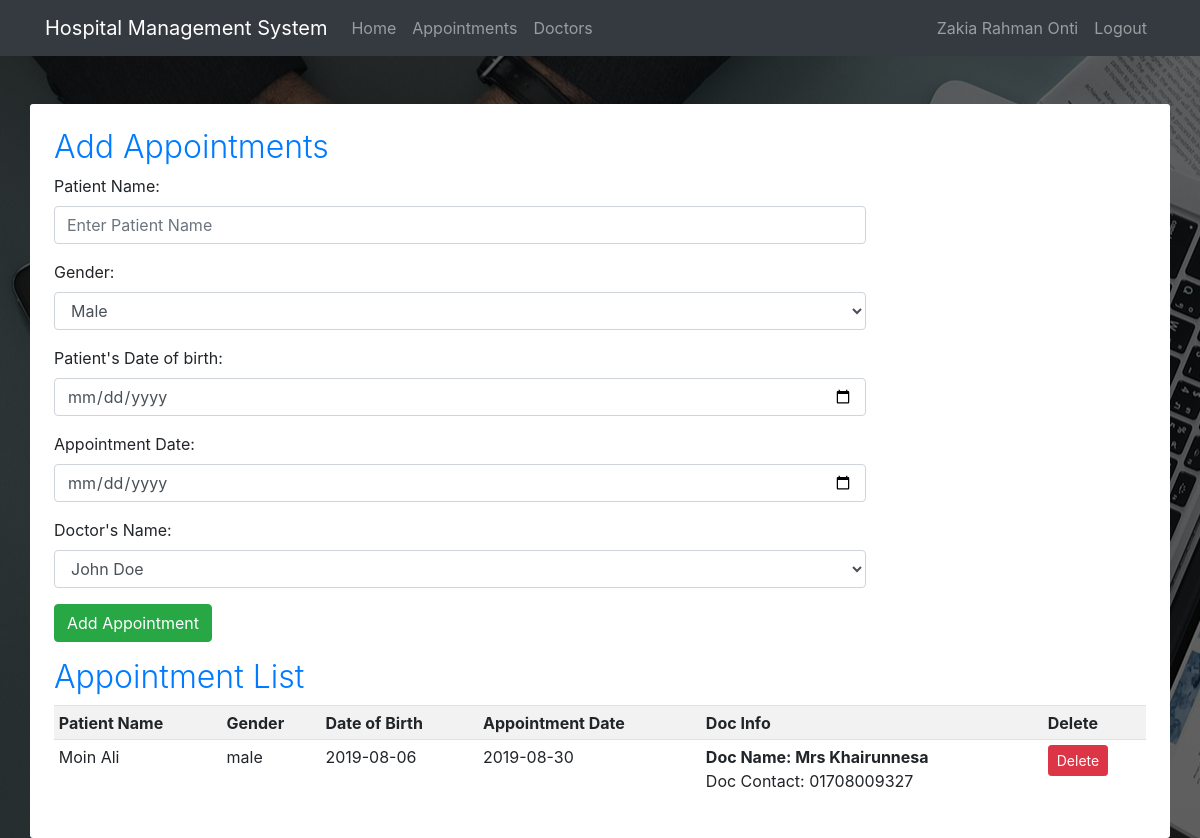
Page /appointments.php (signed in) on the committed database.
### tables this page shows
CREATE TABLE IF NOT EXISTS `appointments` (
  `id` int(20) NOT NULL AUTO_INCREMENT,
  `pat_name` varchar(190) NOT NULL,
  `gender` varchar(10) NOT NULL,
  `pat_dob` date NOT NULL,
  `app_date` date NOT NULL,
  `doc_id` int(20) NOT NULL,
  PRIMARY KEY (`id`)
);

CREATE TABLE IF NOT EXISTS `doctors` (
  `id` int(6) NOT NULL AUTO_INCREMENT,
  `name` varchar(100) NOT NULL,
  `speciality` varchar(199) NOT NULL,
  `phone` varchar(15) NOT NULL,
  `address` text NOT NULL,
  PRIMARY KEY (`id`)
);

### appointments.php (the view, shortened to what this page needs)
<?php require_once('include/db.php') ;?>
<?php require_once('include/header.php') ;?>
<?php
$docQuery = 'SELECT * FROM doctors';
$docLists = $mysqli->query($docQuery);
?>
<div class="container mt-5  bg-white p-4" style="border-radius:3px;">
    <div class="row">
    <div class="col-lg-9">
            <h2 class="font-weight-light text-primary">Add Appointments</h2>
            <form action="<?php $_SERVER['PHP_SELF']; ?>" method="post">
                <div class="form-group">
                    <label for="">Patient Name:</label>
                    <input type="text" class="form-control" placeholder="Enter Patient Name" name="pat_name" required>
                </div>
                <div class="form-group">
                    <label for="">Gender:</label>
                    <select name="gender" id="" class="form-control">
                        <option value="male">Male</option>
                    </select>
                </div>
                <div class="form-group">
                    <label for="">Patient's Date of birth:</label>
                    <input type="date" class="form-control" placeholder="Date of Birth" name="pat_dob" required>
                </div>
                <div class="form-group">
                    <label for="">Appointment Date:</label>
                    <input type="date" class="form-control" placeholder="Appointment Date" name="app_date" required>
                </div>
                <div class="form-group">
                    <label for="">Doctor's Name:</label>
                    <select name="doc_id" id="" class="form-control">
                    <?php  if($docLists->num_rows > 0) :  $docRows = $docLists->fetch_all(MYSQLI_ASSOC); foreach($docRows as $doc ) : ?>
                        <option value=<?php echo $doc['id'];  ?>><?php echo $doc['name']; ?></option>
                    <?php endforeach; endif; ?>
                    </select>
                </div>
                <div class="form-group">
                    <button class="btn btn-success" type="submit" name="submit">Add Appointment</button>
                </div>
            </form>
        </div>
        <div class="col-lg-12">
            <h2 class="font-weight-light text-primary">Appointment List</h2>
            <?php
            $appQuery = 'SELECT a.*,b.name as doc_name,b.phone as doc_phone from appointments a,doctors b where a.doc_id = b.id';
            $appointments = $mysqli->query($appQuery);
            if($appointments->num_rows > 0){ ?>
            <div class="table-responsive">
                <table class="table table-striped table-sm">
                    <tr>
                        <th>Patient Name</th>
                        <th>Gender</th>
                        <th>Date of Birth</th>
                        <th>Appointment Date</th>
                        <th>Doc Info</th>
                        <th>Delete</th>
                    </tr>
            <?php
                $approws = $appointments->fetch_all(MYSQLI_ASSOC);
                foreach($approws as $app){ ?>
                    <tr>
                        <td><?php echo $app['pat_name'] ;?></td>
                        <td><?php echo $app['gender'] ;?></td>
                        <td><?php echo $app['pat_dob'] ;?></td>
                        <td><?php echo $app['app_date'] ;?></td>
                        <td>
                            <strong> Doc Name: <?php echo $app['doc_name'] ;?> <br> </strong>
                            Doc Contact: <?php echo $app['doc_phone'] ?>
                        </td>
                        <td><a href="appointment_delete.php?id=<?php echo $app['id']; ?>" class="btn btn-danger btn-sm">Delete</a></td>
                    </tr>
               <?php }
            }else{ ?>
             <div class="bg-light text-center py-3  font-italic text-secondary"> No Appointments Found!</div>
           <?php }
            ?>
                </table>
        </div>
        </div>
    </div>
</div>
<?php require_once('include/footer.php') ;?>

### include/header.php (style rules this page uses)
* { box-sizing:border-box; }
html { height:100%; }
body { position:relative; background:url(image/hospital-bg.jpg) no-repeat center; min-height:100%; }
body:after { content:''; position:absolute; top:0; left:0; width:100%; min-height:100%; background:rgba(0,0,0,0.5); z-index:-1; }

### rows in the picture
appointments: pat_name "Moin Ali", gender "male", pat_dob "2019-08-06", app_date "2019-08-30", doctors.name "Mrs Khairunnesa", doctors.phone "01708009327"

### other values in the picture
$_SESSION['admin_data']['name'] "Zakia Rahman Onti"
form field doc_id "John Doe"
